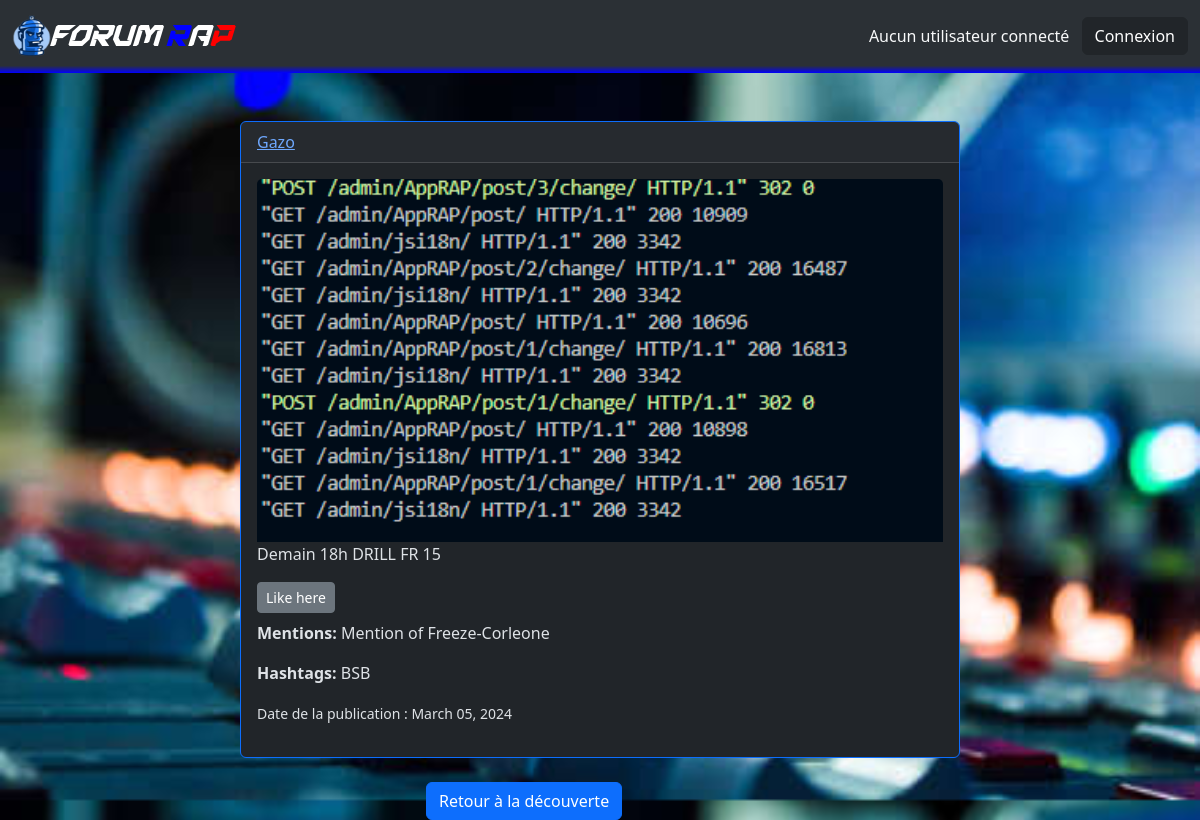
The app's page /post/1/ with its own data.
### AppRAP/models.py (models this page shows, shortened)
class Post(models.Model):
    creator = models.ForeignKey("User", on_delete=models.SET_NULL, null=True)
    content = models.TextField(max_length=700,blank=True)
    image = models.ImageField(upload_to='post_images/', blank=True, null=True)
    timestamp = models.DateTimeField(auto_now_add=True)
    hashtags = models.ManyToManyField('Hashtag',blank=True)
    mentions = models.ManyToManyField('Mention',blank=True)
    likes = models.ManyToManyField(User, related_name='blog_posts',blank=True)

class User(AbstractUser):
    description = models.TextField(blank=True)
    is_private = models.BooleanField(default=False)
    birth_date = models.DateField(null=True, blank=True, help_text="Format: YYYY-MM-DD")
    country = models.ForeignKey("Country", on_delete=models.SET_NULL, null=True)
    follows = models.ManyToManyField("self", related_name="followed_by",symmetrical=False,blank=True)
    class Meta:
        db_table = "auth_user"

class Mention(models.Model):
    user = models.ForeignKey('User', on_delete=models.CASCADE, default=None)
    def __str__(self):
        return f"Mention of {self.user.username}"

class Hashtag(models.Model):
    name = models.CharField(max_length=50, unique=True)
    def __str__(self):
        return self.name

### AppRAP/views.py (the view)
# urls.py: path('post/<int:post_id>/', views.post_detail, name='post_detail'),
def post_detail(request, post_id):
    post = get_object_or_404(Post, pk=post_id)
    comments = Comment.objects.filter(post=post)
    return render(request, 'AppRAP/post_detail.html', {'post': post, 'comments': comments})

### AppRAP/templates/AppRAP/post_detail.html (shortened to what this page needs)
{% extends "base.html" %}
{% block content %}
<div class="container">
  <div class="row justify-content-center">
    <div class="col-md-8">
      <div class="card border-primary">
        <div class="card-header">
          <a href="{% url 'user_profile' post.creator.username %}">{{ post.creator.username }}</a>
        </div>
        <div class="card-body">
          {% if post.image %}
            <img src="{{ post.image.url }}" class="card-img-top" alt="Post Image">
          {% endif %}
          <p class="card-text">{{ post.content }}</p>
          <button id="btn" class="btn btn-secondary btn-sm">Like here</button>
          {% if post.mentions.all %}
            <p class="mt-2"><strong>Mentions:</strong> {{ post.mentions.all|join:", " }}</p>
          {% endif %}
          {% if post.hashtags.all %}
            <p><strong>Hashtags:</strong> {{ post.hashtags.all|join:", " }}</p>
          {% endif %}
          <p><small>Date de la publication : {{ post.timestamp|date:"F d, Y" }}</small></p>
        </div>
      </div>
    </div>
  </div>
  <div class="row justify-content-center mt-4">
    <div class="col-md-4">
      <a href="{% url 'decouverte' %}" class="btn btn-primary">Retour à la découverte</a>
    </div>
  </div>
</div>
{% endblock content %}

### static/css/styles.css (style rules this page uses)
.background-image { background-image: url("../back.png"); background-size: cover; background-position: center; height: 100vh; }
body { background-color: #f7f7f7; margin: 0; padding: 0; }

### records on screen
Post: creator.username "Gazo", image (picture), content "Demain 18h DRILL FR 15", mentions.all "Mention of Freeze-Corleone", hashtags.all "BSB", timestamp "March 05, 2024"
